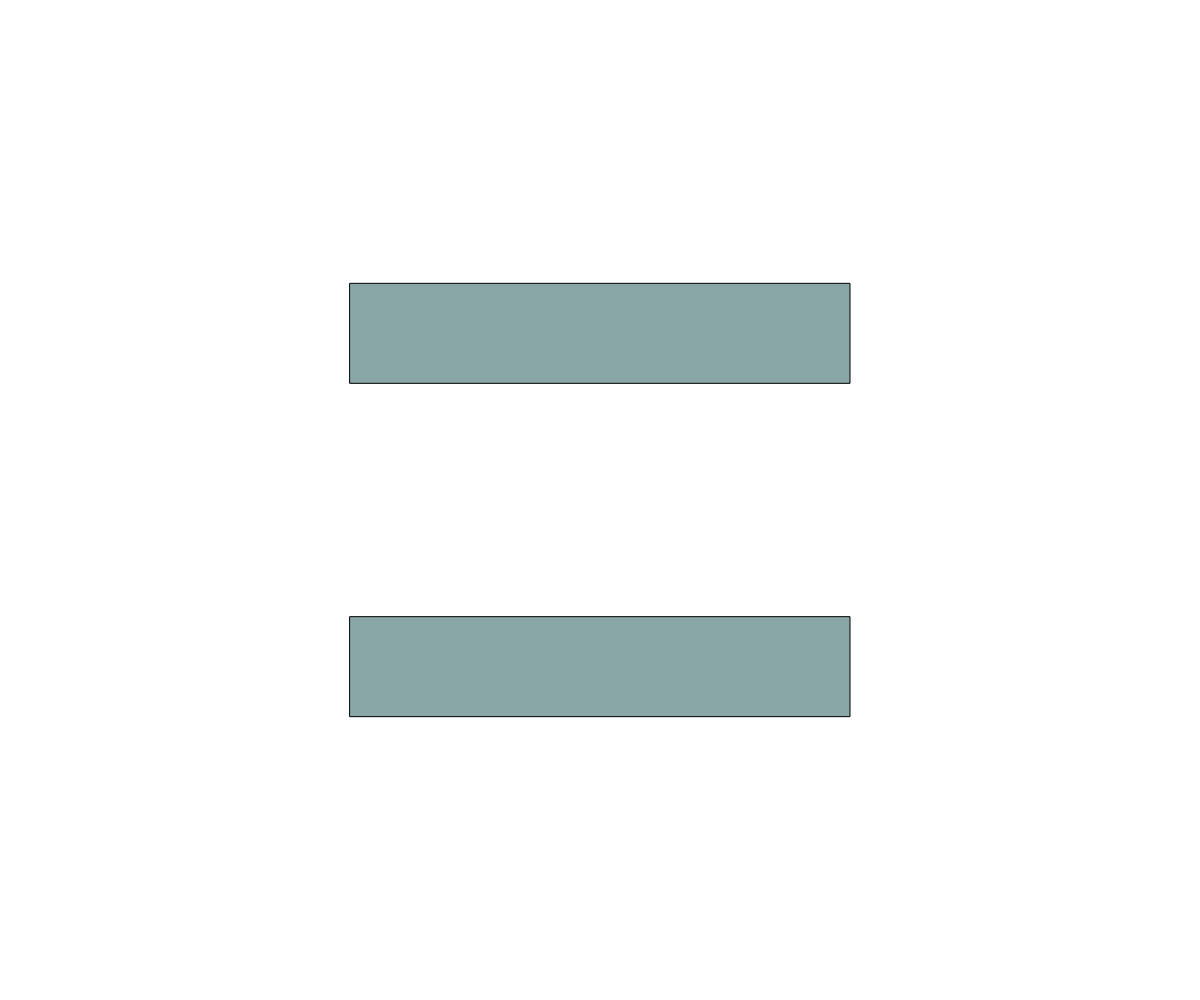
Frame 1 (no input)
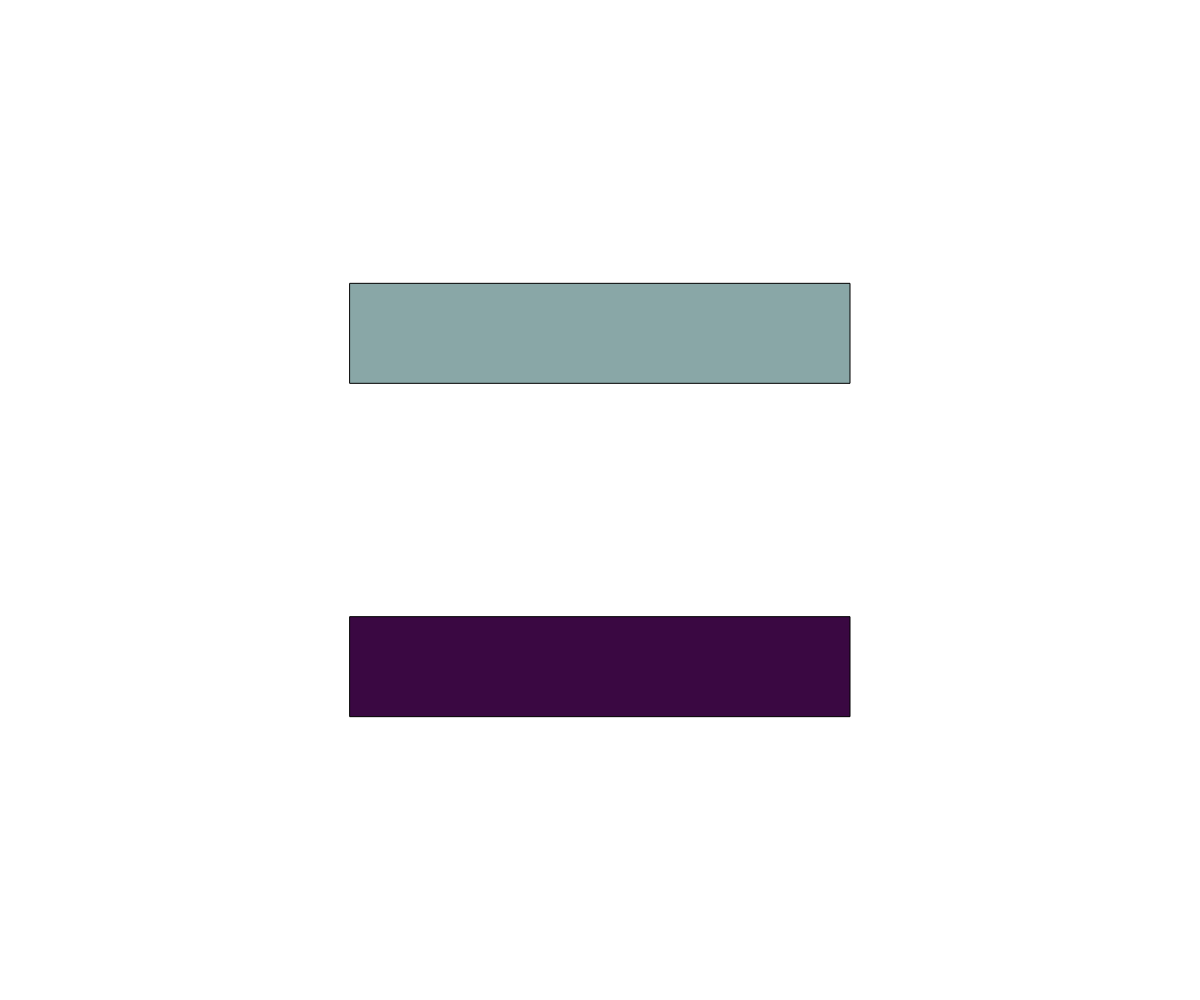
Frame 60 (no input)
Frame 120 (the mouse pressed at the canvas centre since frame 60): identical to frame 60, image omitted

The p5.js sketch that drew these frames (run headless with seeded random() and noise() and a simulated clock; from frame 60 on, the mouse is pressed at the canvas centre):

// p5.js sketch
// ── sketch.js
// Button OOP Demo

let buttonOne, buttonTwo;
let backgroundColor = "white";

function setup() {
  createCanvas(windowWidth, windowHeight);
  buttonOne = new Button(width/2 - 250, height/3 - 50, 500, 100);
  buttonTwo = new Button(width/2 - 250, height*2/3 - 50, 500, 100);
}

function draw() {
  background(backgroundColor);
  buttonOne.display();
  buttonTwo.display();
  buttonTwo.defaultColor = "#3A0842";
  buttonTwo.hoverColor = "#391463";
}

function mousePressed() {
  if(buttonOne.checkIfInside(mouseX, mouseY)) {
    backgroundColor = "red";
  }
  if(buttonTwo.checkIfInside(mouseX, mouseY)) {
    backgroundColor = "black";
  }
}

class Button {
  constructor(x, y, w, h) {
    this.x = x;
    this.y = y;
    this.width = w;
    this.height = h;
    this.defaultColor = "#89A7A7";
    this.hoverColor = "#72E1D1";
  }
  
  display() {
    if(this.checkIfInside(mouseX, mouseY)) {
      fill(this.hoverColor);
    }
    else {
      fill(this.defaultColor);
    }
    rect(this.x, this.y, this.width, this.height);
  }

  checkIfInside(x, y) {
    return x >= this.x && x <= this.x + this.width &&
           y >= this.y && y <= this.y + this.height;
  }
}
